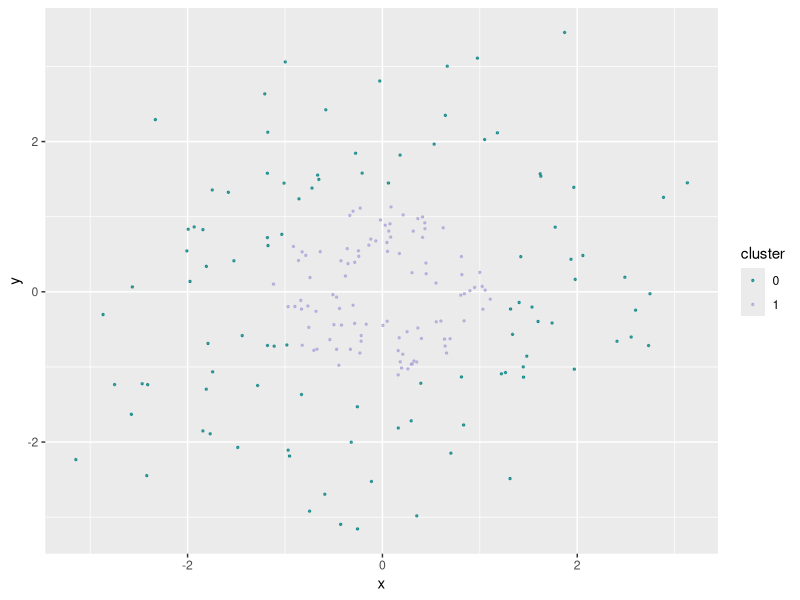
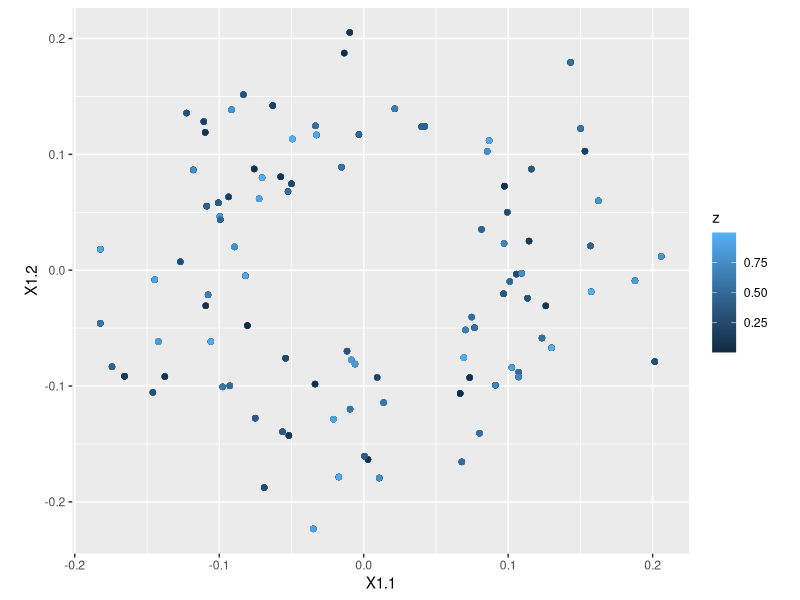
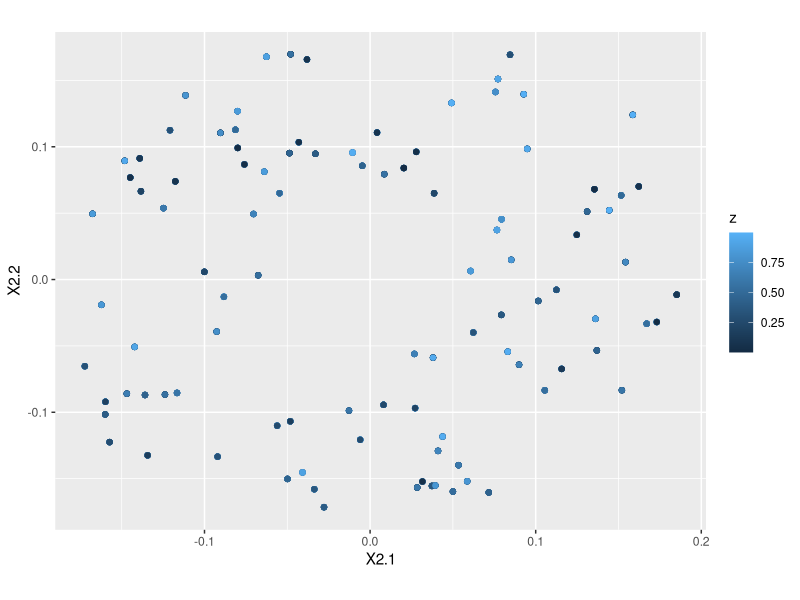
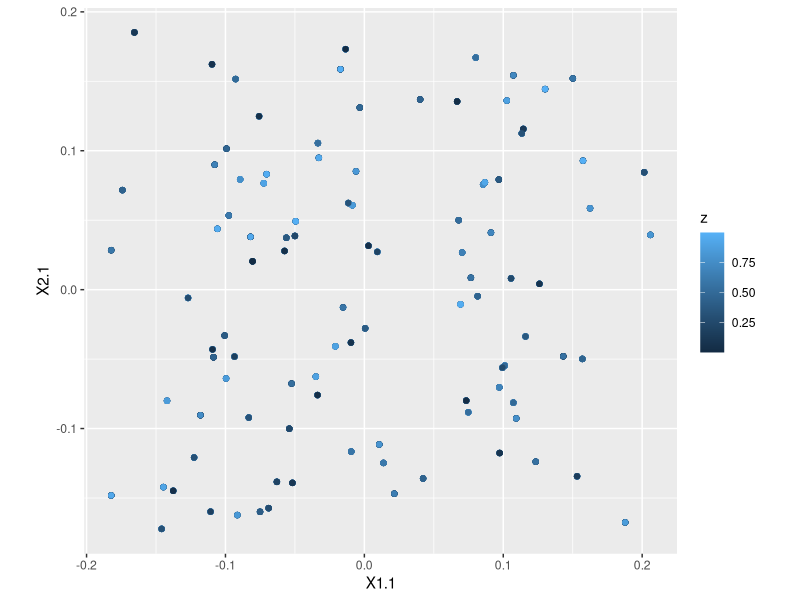

These figures' R source, in order: (Note: this script raises an error after producing the figures.)

################################################################################
# A nonlinear multitable example, made from two concentric circles.
################################################################################

## ---- kcca-libraries ----
# List of packages for session
.packages <- c("kernlab", "plyr", "dplyr", "scales", "grid",
               "gridExtra", "ggplot2", "GGally")

# Install CRAN packages (if not already installed)
.inst <- .packages %in% installed.packages()
if(any(!.inst)) {
  install.packages(.packages[!.inst], repos = "http://cran.rstudio.com/")
}

# Load packages into session 
sapply(.packages, require, character.only = TRUE)
set.seed(04032016)
cat("\014")  # Clear console
rm(list = ls()) # Delete all existing variables
graphics.off() # Close all open plots

## ---- fukumizu-example ----
# http://www.jmlr.org/papers/volume8/fukumizu07a/fukumizu07a.pdf
m <- 1000
n <- 100
z <- runif(m)
u <- z + 0.06 + rnorm(m, 0, .035)
v <- z + 3 + rnorm(m, 0, .035)
u <- u[u > 0 & u < 1.5][1:n]
v <- v[v > 0 & v < 4.1][1:n]
R <- cbind(sqrt(-4 * log(u / 1.5)), sqrt(-4 * log(v / 4.1)))

theta <- list("x" = runif(n, 0, 2 * pi),
              "y" = runif(n, 0, 2 * pi))
X <- data.frame("x" = c(R[, 1] * cos(theta[["x"]]),
                        R[, 2] * cos(theta[["y"]])),
                "y" = c(R[, 1] * sin(theta[["x"]]),
                        R[, 2] * sin(theta[["y"]])),
                "cluster" = c(rep("0", n), rep("1", n)))

ggplot(X) +
  geom_point(aes(x = x, y = y, col = cluster), size = .5, alpha = 0.7) +
  scale_color_manual(values = c("#008080", "#A9A3D7"))

## ---- cca-fukumizu ----
x_list <- list(X = as.matrix(X[X$cluster == "0", 1:2]),
               Y = as.matrix(X[X$cluster == "1", 1:2]))
cancor_res <- cancor(x_list[[1]], x_list[[2]])
cancor_scores <- list(X1 = x_list[[1]] %*% cancor_res$xcoef,
                      X2 = x_list[[2]] %*% cancor_res$ycoef)

## ---- cca-fukumizu-plots ----
ggplot(data.frame(cancor_scores, z)) +
  geom_point(aes(x = X1.1, y = X1.2, col = z)) +
  coord_fixed(ratio = cancor_res$cor[2] / cancor_res$cor[1])
ggplot(data.frame(cancor_scores, z)) +
  geom_point(aes(x = X2.1, y = X2.2, col = z)) +
  coord_fixed(ratio = cancor_res$cor[2] / cancor_res$cor[1])

 # correlation between scores
ggplot(data.frame(cancor_scores, z)) +
  geom_point(aes(x = X1.1, y = X2.1, col = z)) +
  coord_fixed()

## ---- kcca-fukumizu ----
kcca_res <- kcca(x_list[[1]], x_list[[2]], kpar = list(sigma = .01))
kcca_scores <- list(X1 = kcca_res@xcoef, X2 = kcca_res@ycoef)
plot(x_list[[1]][, 1], kcca_scores$X1[, 1])

## ---- kcca-fukumizu-plots ----
x_res <- data.frame(X, score = c(kcca_scores$X1[, 1], kcca_scores$X2[, 1]))

ggplot(x_res) +
  geom_point(aes(x = x, y = y, col = score, shape = cluster)) +
  scale_color_gradient(low = "#36191E", high = "#E3809C")

ggplot(data.frame(kcca_scores, R = R[, 1])) +
  geom_point(aes(x = X1.1, y = X2.1, col = R)) +
  scale_color_gradient(high = "#36191E", low = "#E3809C")
ggplot(data.frame(kcca_scores, R = R[, 1])) +
  geom_point(aes(x = X1.2, y = X2.2, col = R)) +
  scale_color_gradient(low = "#36191E", high = "#E3809C")
